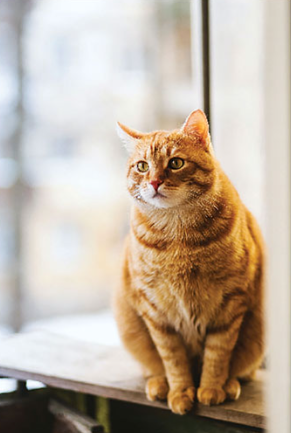
#> input picture Class2/cat.png, 291 x 433 px
$ python main.py
#> lines starting #> are read from the running program, lines starting #| are printed output that depends on the picture; after the words box and inside, x2 and y2 are one past the last pixel; in counts of white or black regions, pixels touching at a corner belong together
"""
Image Processing second course.

ROI - Region of Interest
- Selecting a part of an image for processing.
- From a point (x, y) to (x+w, y+h)
"""

import cv2
import numpy as np
from matplotlib import pyplot as plt


def main():
    image = cv2.imread("./cat.png")
#> image is the input picture: shape (433, 291, 3); mean B, G, R 160.5, 176.4, 191
    x = 100
    y = 100
    w = 150
    h = 150

    # image_copy = image.copy()
    image[100: 150, 150: 200] = (255, 255, 0)
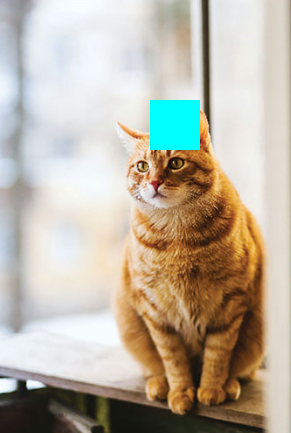
#> image: shape (433, 291, 3); 1.98% of pixels changed, all inside (x1, y1, x2, y2) = (150, 100, 200, 150)

    roi = image[y: y + h, x: x + w]
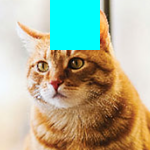
#> roi: shape (150, 150, 3); mean B, G, R 151.8, 178.3, 176.4

    print(roi.shape)
#| (150, 150, 3)

    cv2.imshow("Image", image)
    cv2.imshow("ROI", roi)
    cv2.imshow("Image Copy", image)
    cv2.waitKey(0)


if __name__ == "__main__":
    main()
